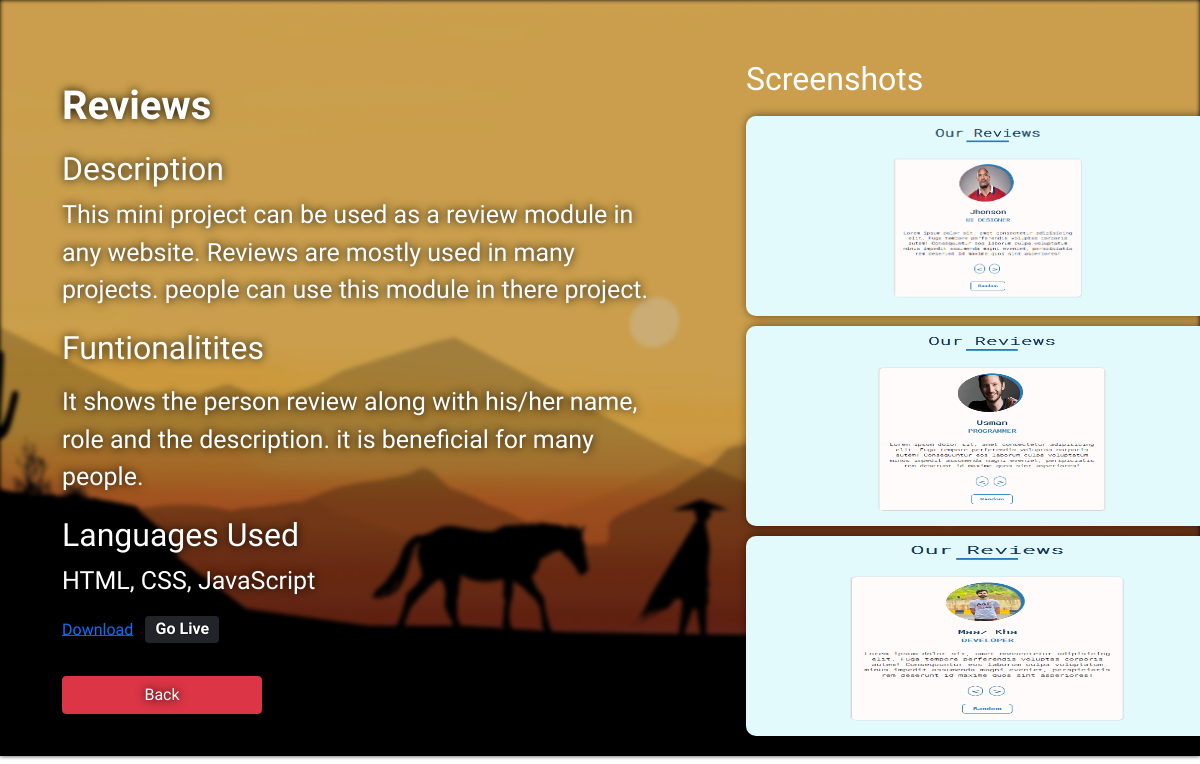
The app's page /project/3 with its own data.
### port/models.py (models this page shows, shortened)
class project(models.Model):
    id = models.AutoField(primary_key=True)
    name = models.CharField(max_length=50)
    description = models.TextField()
    functionalities = models.TextField()
    languages_used = models.TextField()
    git_link = models.TextField()
    live_link = models.TextField()
    sample1 = models.ImageField(upload_to='port/images', default='')
    sample2 = models.ImageField(upload_to='port/images', default='')
    sample3 = models.ImageField(upload_to='port/images', default='')

### port/views.py (the view)
# urls.py: path('project/<int:id>',views.project_view,name='project'),
def project_view(request, id):
    project_data = project.objects.filter(id=id)
    return render(request,'port/projects.html',{'project_data':project_data})

### templates/port/projects.html
{% extends "port/index.html" %}
{% block body %}
<div class="pcolor">
    <section class="view">
        <div class="pcontainer">
            <div class="details">
                <h1 class="h1 margin">{{project_data.0.name}}</h1>
                <h2 class="margin">Description</h2>
                <p class="data font">{{project_data.0.description}}</p>
                <h2 class="margin" >Funtionalitites</h2>
                <p class="data">
                <p class="font">{{project_data.0.functionalities}}</p>
                </p>
                <h2 class="margin">Languages Used</h2>
                <p class="font">{{project_data.0.languages_used}}</p>
                <a class="download" href="{{project_data.0.git_link}}">Download</a> <a href="{{project_data.0.live_link}}"><span class="mx-2 badge bg-dark">Go Live</span></a> <br>
                <a href="/" type="button" class="btn btn-danger margin">Back</a>
            </div>
            <div class="images">
                <h2>Screenshots</h2>
                <img src="/media/{{project_data.0.sample1}}" alt="">
                <img src="/media/{{project_data.0.sample2}}" alt="">
                <img src="/media/{{project_data.0.sample3}}" alt="">
            </div>
        </div>
    </section>
</div>
{% endblock %}

### records on screen
project: name "Reviews", description "This mini project can be used as a review module in any website. Reviews are mostly used in many projects. people can use this module in there project.", functionalities "It shows the person review along with his/her name, role and the description. it is beneficial for many people.", languages_used "HTML, CSS, JavaScript", sample1 (picture), sample2 (picture), sample3 (picture)
